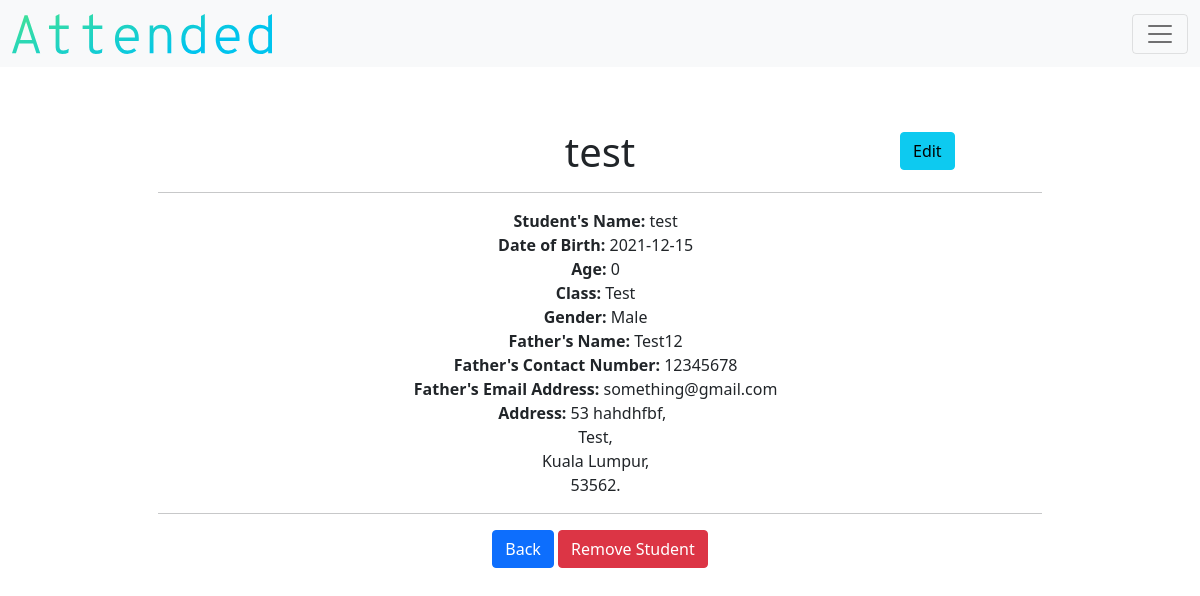
Screenshot of /detail_student/1 (signed in) with the database file from the repository.
### models.py (models this page shows)
class Student(db.Model):
    __tablename__ = "student"
    id = db.Column(db.Integer, primary_key=True)
    teacher_id = db.Column(db.Integer, db.ForeignKey("teacher.id"))
    class_id = db.Column(db.Integer, nullable=True, default=0)
    name = db.Column(db.String(), nullable=False)
    birth = db.Column(db.String(),nullable=False)
    age = db.Column(db.Integer(), nullable=False)
    gender = db.Column(db.String(), nullable=False)
    parent = db.Column(db.String(), nullable=True)
    parent2 = db.Column(db.String(), nullable=True)
    number = db.Column(db.String, nullable=True)
    number2 = db.Column(db.String, nullable=True)
    email = db.Column(db.String(), nullable=True)
    email2 = db.Column(db.String(), nullable=True)
    address = db.Column(db.String(), nullable=False)
    city = db.Column(db.String(), nullable=False)
    state = db.Column(db.String(), nullable=False)
    postcode = db.Column(db.Integer, nullable=False)
    attend_count = db.Column(db.Integer, nullable=True, default=0)
    student_attends = db.relationship("Attendance", backref="student_attend")

class Class(db.Model):
    __tablename__ = "class"
    id = db.Column(db.Integer, primary_key=True)
    teacher_id = db.Column(db.Integer, db.ForeignKey("teacher.id"))
    name = db.Column(db.String(), nullable=False)
    lowest_age = db.Column(db.Integer, nullable=False)
    highest_age = db.Column(db.Integer, nullable=False)
    student_count = db.Column(db.Integer, default=0)
    attendance_count = db.Column(db.Integer, default=0)
    class_attends = db.relationship("Attendance", backref="class_attend")

### application.py (the view)
@app.route("/detail_student/<string:id>")
def student(id):
    teacher = current_user.get_id()
    teacher_object = db.session.query(Teacher).filter_by(id=teacher).first()
    if not current_user.is_authenticated:
        return redirect("/login")
    else:
        teacher = current_user.get_id()
        student_object = Student.query.filter_by(id=id, teacher_id=teacher)
        class_object = Class.query.all()
        return render_template("detail-student.html", students = student_object, classes=class_object, teacher=teacher_object)

### application.py (called while the page is built)
@login.user_loader
def load_user(id):
    return Teacher.query.get(id)

### templates/detail-student.html (shortened to what this page needs)
{% extends "layout.html" %}
{% block main %}
    {% for student in students %}
        <h1>{{student.name}}</h1>
        <a class="btn btn-info" id="edit-student-detail" href="/edit-student/{{student.id}}" type="button">Edit</a>
        <hr>
            <div class="col-4" id="detail-col4">
                <b>Student's Name:</b> {{student.name}}
            </div>
            <div class="col-4" id="detail-col4">
                <b>Date of Birth:</b> {{student.birth}}
            </div>
            <div class="col-4" id="detail-col4">
                <b>Age:</b> {{student.age}}
            </div>
            <div class="col-4" id="detail-col4">
                 {% if student.class_id == 0 %}
                     <b>Class:</b> Unassigned
                 {% else %}
                    {% for class in classes %}
                        {% if class.id == student.class_id %}
                            <b>Class:</b> {{class.name}}
                        {% endif %}
                    {% endfor %}
                 {% endif %}
            </div>
            <div class="col-4" id="detail-col4">
                 <b>Gender:</b> {{student.gender}}
            </div>
            {% if student.parent == "" %}
                <div class="col-4" id="detail-col4">
                    <b>Mother's Name:</b> {{student.parent2}}
                </div>
                <div class="col-4" id="detail-col4">
                    <b>Mother's Contact Number:</b> {{student.number2}}
                </div>
                <div class="col-4" id="detail-col4">
                    <b>Mother's Email Address:</b> {{student.email2}}
                </div>
            {% elif student.parent2 == "" %}
                <div class="col-4" id="detail-col4">
                    <b>Father's Name:</b> {{student.parent}}
                </div>
                <div class="col-4" id="detail-col4">
                    <b>Father's Contact Number:</b> {{student.number}}
                </div>
                <div class="col-4" id="detail-col4">
                    <b>Father's Email Address:</b> {{student.email}}
                </div>
            {% endif %}
            <div class="col-6" id="detail-col6">
                <b>Address:</b> {{student.address}},
            </div>
            <div class="col-4" id="detail-col4">
                {{student.city}},
            </div>
            <div class="col-4" id="detail-col4">
                {{student.state}},
            </div>
            <div class="col-4" id="detail-col4">
                {{student.postcode}}.
            </div>
            <hr>
            <div class="col-12" id="detail-col12">
                <a href="/registrar" class="btn btn-primary">Back</a>
                <a href="/delete_student/{{student.id}}" class="btn btn-danger">Remove Student</a>
            </div>
    {% endfor %}
{% endblock %}

### static/css/style.css (style rules this page uses)
#detail-col4 { flex: 0 0 auto; width: 99%; }
#detail-col6 { flex: 0 0 auto; width: 96%; }
#detail-col12 { flex: 0 0 auto; width: 100%; }
#edit-student-detail { position:absolute; top:16.5%; left:75%; }

### rows the page displays
Student: name "test", birth "2021-12-15", age "0", gender "Male", parent "Test12", number "12345678", email "something@gmail.com", address "53 hahdhfbf", city "Test", state "Kuala Lumpur", postcode "53562"
Class: name "Test"
